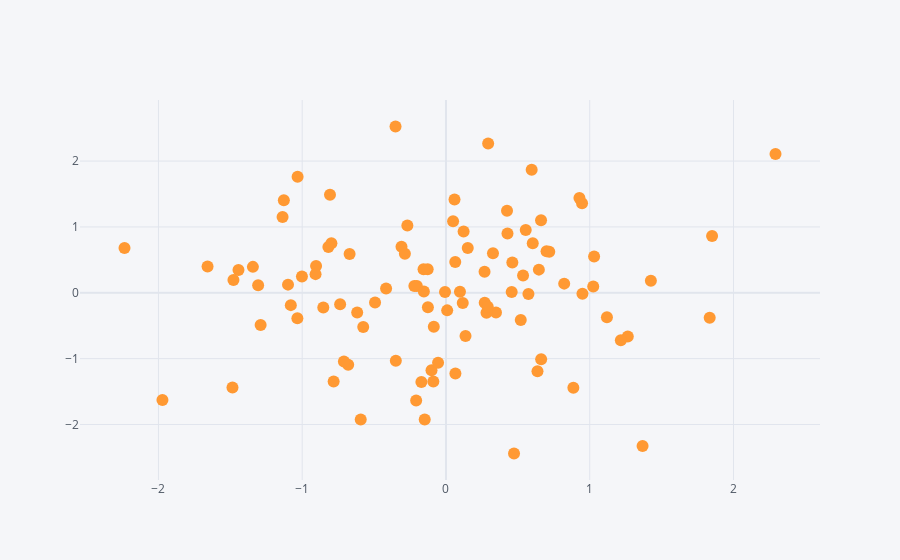

The cell this chart's notebook holds for it:
### Code cell
df.iplot(kind="scatter",x="A",y="B",mode = "markers")
